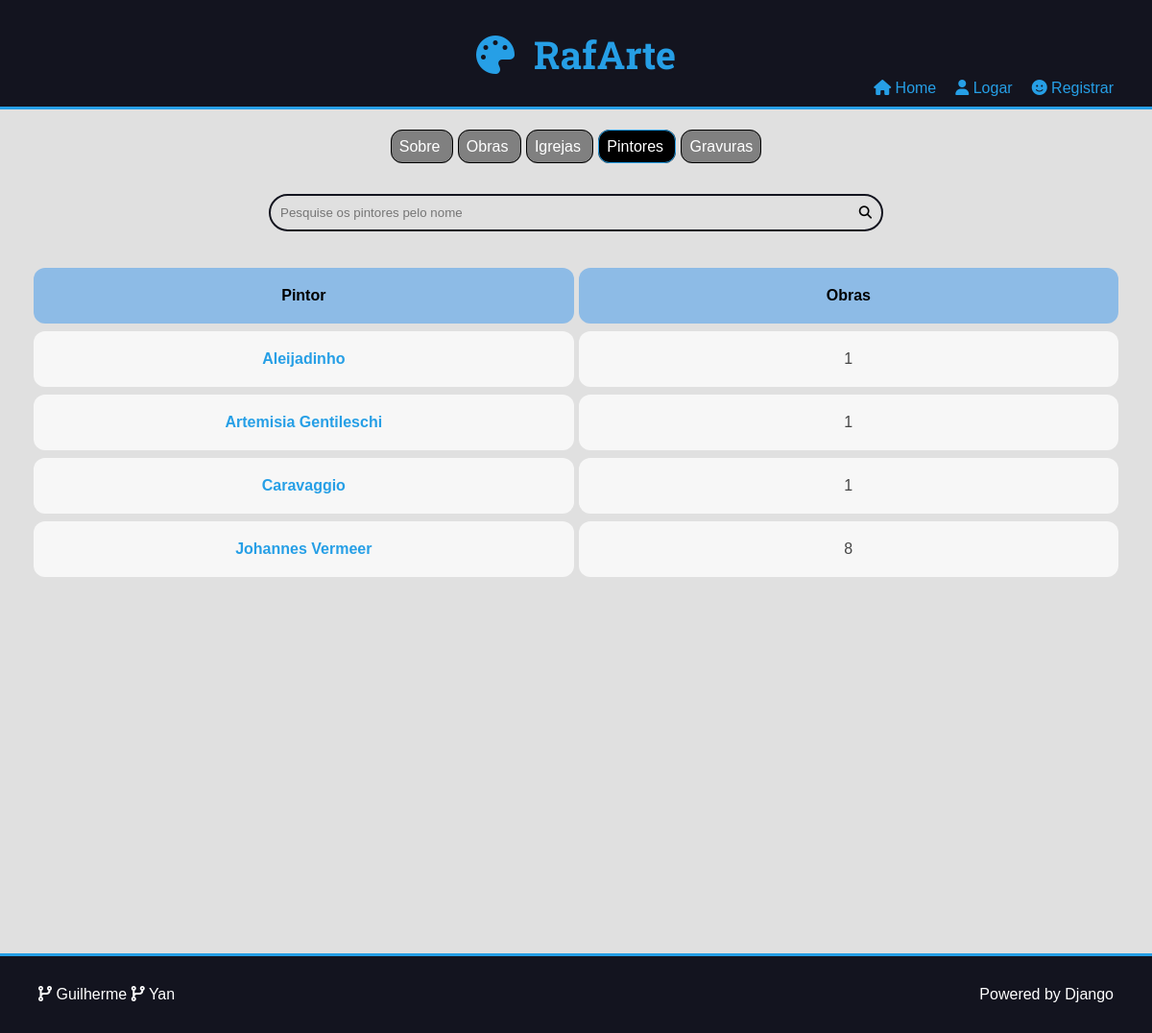
Screenshot of /painter/all/ with the database file from the repository.
### museum/models.py (models this page shows, shortened)
class Author(models.Model):
    name = models.CharField(max_length=50)
    biography = models.TextField(blank=True)
    is_engraving = models.BooleanField(default=False)
    class Meta:
        db_table = 'AUTHOR'

### museum/views.py (the view)
# urls.py: path('painter/all/', views.painters, name='painter_all'),
@require_GET
def painters(request: HttpRequest) -> HttpResponse:
    painter_paintings = []
    painters = Author.objects.filter(painting__is_published = True).distinct().order_by('-id')
    painters = painters.annotate(
        num_paintings = Count('painting')
    )
    for painter in painters:
        paintings_number = painter.num_paintings
        painter_paintings.append((painter, paintings_number))
    return render(request, 'museum/pages/search_painter.html',{
            'painters': painter_paintings,
            'filterPainter': 'selected',
            'pintores': '-selected',
            'search_action': 'painting:search',
            'placeholder': 'Pesquise os pintores pelo nome',
        })

### museum/templates/museum/pages/search_painter.html (shortened to what this page needs)
{% extends 'templates/pages/global.html' %}
{% block content %}
<div class="main-content center container">
        {% if painters %}
        <div class= "search-page">
            <table class="table">
                <thead>
                    <tr>
                    <th scope="col">Pintor</th>
                    <th scope="col">Obras</th>
                    </tr>
                </thead>
                <tbody>
                    {% for painter, qtd_paintings in painters %}
                        <tr>
                            <td class="main-table-name"><a class="table-link" href="{% url 'painting:painter' painter.id %}">{{painter.name}}</a></td>
                            <td>{{qtd_paintings}}</td>
                        </tr>
                    {% endfor %}
                </tbody>
            </table>
        </div>
        {% else %}
            <h1>Nenhum pintor encontrado com essa busca</h1>
        {% endif %}
</div>
{% endblock content %}

### website/static/css/style.css (style rules this page uses)
:root { --color-primary: #269fe6; --color-primary-hover: #2086c2; --color-primary-dark: #13141f; --color-primary-dark-hover: #212336; --color-primary-light: #d4ecfa; --color-primary-light-hover: #bdd8e7; --color-white: #fff; --color-black: #000; --color-dark-text: #444; --color-info-light: #cce5ff; --color-debug-light: #cce5ff; --color-success-light: #d4edda; --color-alert-light: #fff3cd; --color-warning-light: #fff3cd; --color-error-light: #f8d7da; --color-info-dark: #4d86c4; --color-debug-dark: #4d86c4; --color-success-dark: #4a9c5d; --color-alert-dark: #927f40; --color-warning-dark: #927f40; --color-error-dark: #da525d; --color-gray-0: #f9f9f9; --color-gray-1: #e0e0e0; --color-gray-2: #c7c7c7; --color-gray-3: #aeaeae; --color-gray-4: #959595; --color-gray-5: #7d7d7d; --color-gray-6: #646464; --color-gray-7: #4b4b4b; --color-gray-8: #323232; --color-gray-9: #191919; --color-light-gray: rgb(247, 247, 247); --font-primary: sans-serif; --font-headings: "Roboto Slab", serif; --spacing-gutter-medium: 3rem; --spacing-gutter-large: 4rem; }
* { padding: 0; margin: 0; box-sizing: border-box; }
html { font-size: 62.5%; min-height: 100%; }
body { font-size: 1.6rem; position: relative; min-height: 100%; font-family: var(--font-primary); background: var(--color-gray-1); color: var(--color-dark-text); }
a, .plaintext-button { color: var(--color-primary); text-decoration: none; text-align: center; transition: all 300ms ease-in-out; }
.table-link { display: block; color: var(--color-primary); text-decoration: none; text-align: center; transition: all 300ms ease-in-out; }
.container { max-width: 144rem; margin: 0 auto; padding: var(--spacing-gutter-medium); }
.main-content { padding-top: 0; }
.center { text-align: center; }
.search-page { display: flex; justify-content: center; max-height: 400px; overflow-y: auto; }
.table { text-align: center; border-collapse: collapse; border-radius: 10px; border-collapse: separate; border-spacing: 5px 8px; }
th, td { text-align: center; border-collapse: collapse; width: 80rem; padding: 2rem; border-radius: 12px; background-color: var(--color-light-gray); overflow: hidden; background-size: 50%; }
td { cursor: not-allowed; }
th { background-color: rgb(141, 187, 230); color: black; }
.main-table-name { padding: 2rem; cursor: pointer; font-weight: bold; color: var(--color-info-dark); padding: 0; }
.table { margin-bottom: 20rem; }
* { box-sizing: border-box; }

### rows the page displays
Author: name "Aleijadinho", qtd_paintings "1"
Author: name "Artemisia Gentileschi", qtd_paintings "1"
Author: name "Caravaggio", qtd_paintings "1"
Author: name "Johannes Vermeer", qtd_paintings "8"
